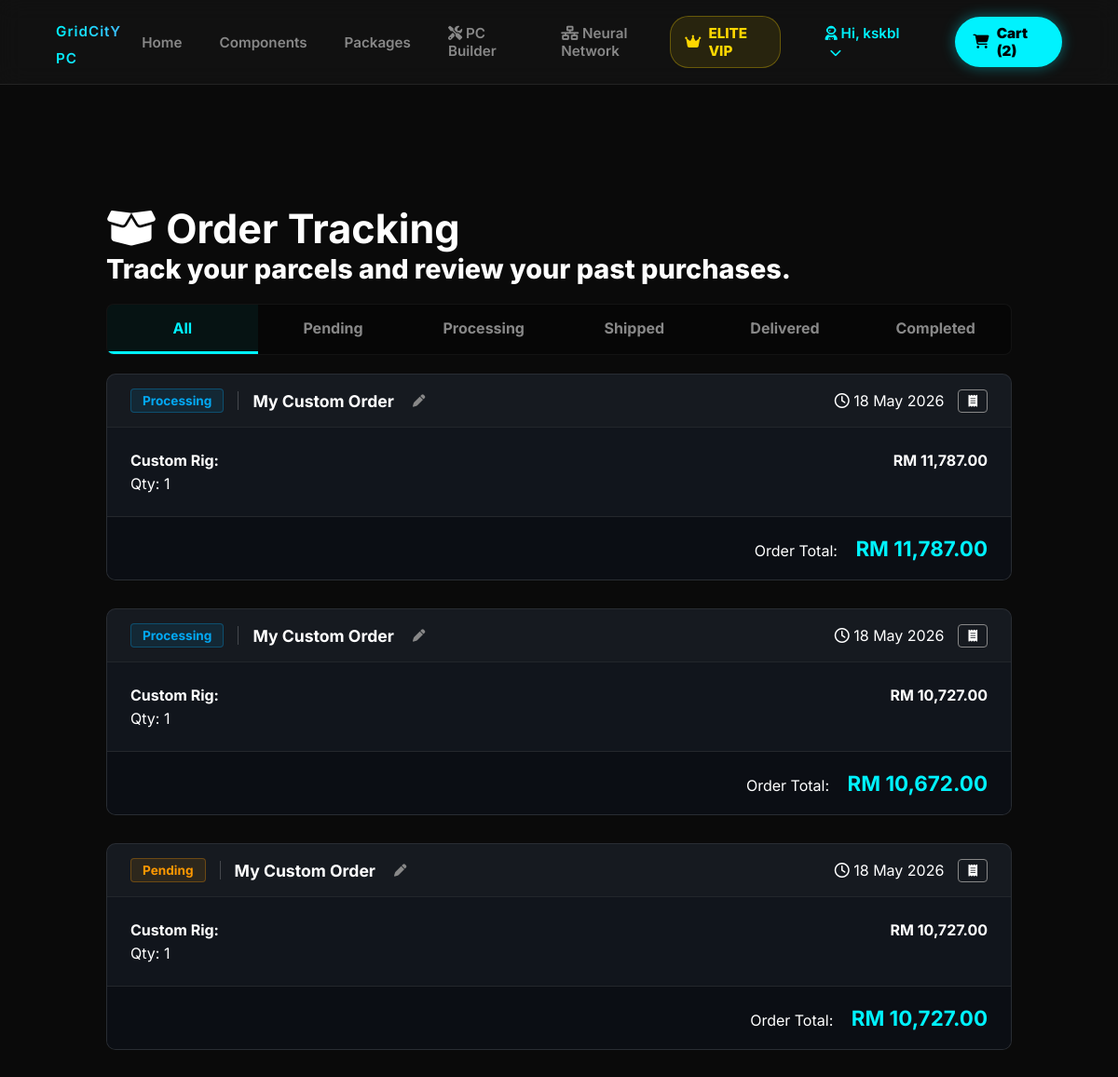
The page /my_orders.php (signed in, upper part) on the database as committed earlier.
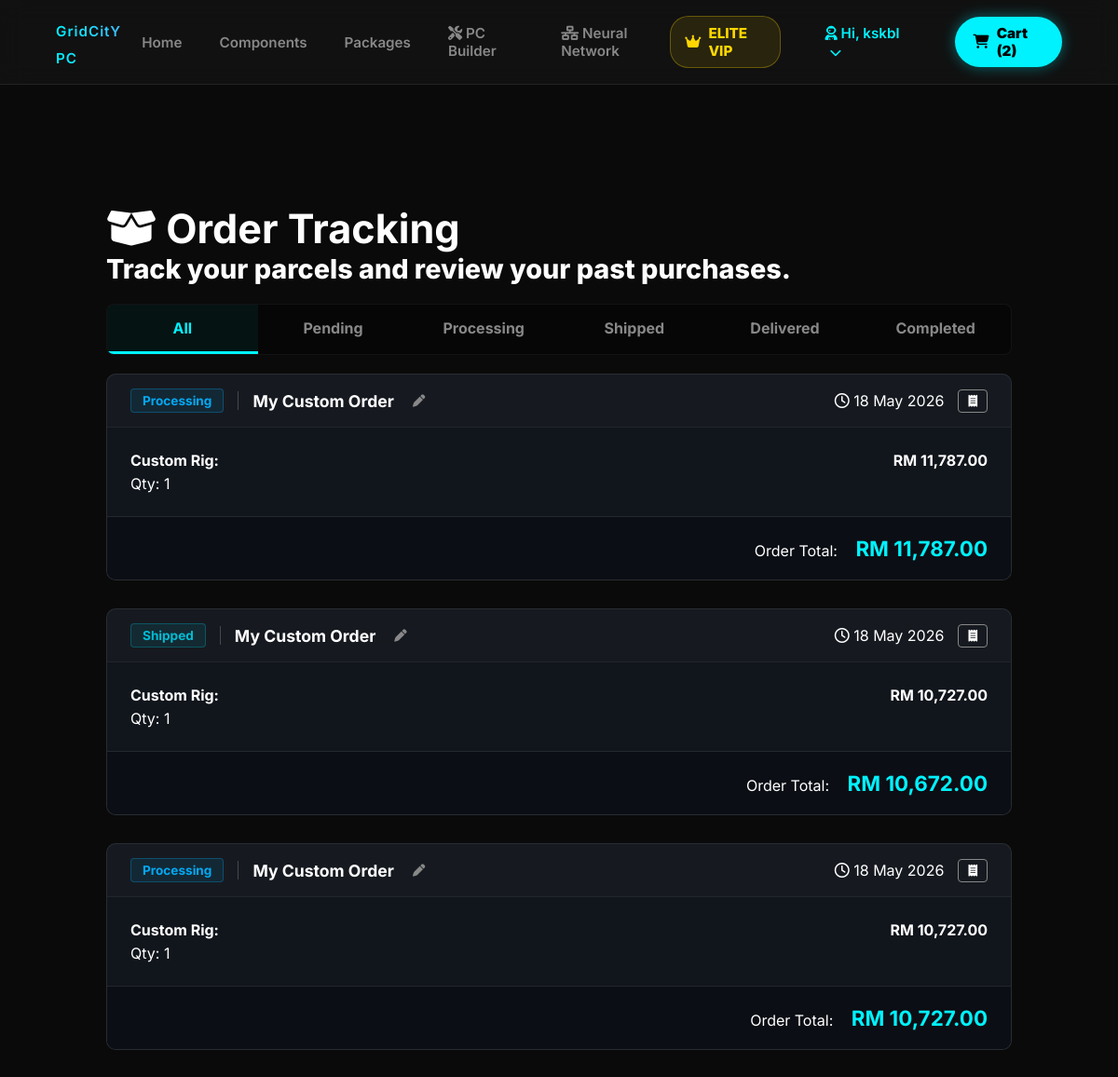
The same page on the database as committed later.
### tables this page shows
CREATE TABLE `orders` (
  `order_id` int(11) NOT NULL,
  `order_name` varchar(100) DEFAULT 'My Custom Order',
  `customer_id` int(11) NOT NULL,
  `order_date` datetime DEFAULT current_timestamp(),
  `total_amount` decimal(10,2) NOT NULL,
  `coins_used` int(11) NOT NULL DEFAULT 0,
  `discount_amount` decimal(10,2) NOT NULL DEFAULT 0.00,
  `shipping_address` text NOT NULL,
  `contact_number` varchar(20) DEFAULT NULL,
  `order_status` varchar(20) DEFAULT 'Pending'
);

### my_orders.php (the view, shortened to what the changed rows need)
<?php
require_once 'config.php';
$customer_id = $_SESSION['customer_id'];
$auto_complete_query = "UPDATE orders SET order_status = 'Completed' WHERE order_status = 'Delivered' AND order_date <= DATE_SUB(NOW(), INTERVAL 7 DAY)";
$conn->query($auto_complete_query);
$current_filter = isset($_GET['status']) ? $_GET['status'] : 'All';
$orders = [];
if ($current_filter === 'All') {
    $query_orders = "SELECT * FROM orders WHERE customer_id = ? ORDER BY order_date DESC";
    $stmt = $conn->prepare($query_orders);
    $stmt->bind_param("i", $customer_id);
} else {
    $query_orders = "SELECT * FROM orders WHERE customer_id = ? AND order_status = ? ORDER BY order_date DESC";
    $stmt = $conn->prepare($query_orders);
    $stmt->bind_param("is", $customer_id, $current_filter);
}
$stmt->execute();
$result_orders = $stmt->get_result();
while ($row = $result_orders->fetch_assoc()) {
    $order_id = $row['order_id'];
$query_details = "
        SELECT od.*, p.product_name, sb.build_name,
               (SELECT COUNT(*) FROM reviews r WHERE r.product_id = od.product_id AND r.customer_id = ?) AS is_reviewed
        FROM order_details od
        LEFT JOIN products p ON od.product_id = p.product_id
        LEFT JOIN saved_builds sb ON od.pc_build = sb.pc_build
        WHERE od.order_id = ?
    ";
    $stmt_details = $conn->prepare($query_details);
    $stmt_details->bind_param("ii", $customer_id, $order_id);
    $stmt_details->execute();
    $result_details = $stmt_details->get_result();
    $items = [];
    while ($item = $result_details->fetch_assoc()) {
        $items[] = $item;
    }
    $row['items'] = $items;
    $orders[] = $row;
}
?>
<!DOCTYPE html>
<html lang="en">
<head>
    <link rel="stylesheet" href="https://cdnjs.cloudflare.com/ajax/libs/font-awesome/6.4.0/css/all.min.css">
    <link rel="stylesheet" href="css/style.css">
</head>
<body>
    <?php include 'includes/header.php'; ?>
    <main class="main-container cart-page-wrapper">
        <div class="auth-title" style="text-align: left; margin-bottom: 20px;">
            <h2><i class="fa-solid fa-box-open"></i> Order Tracking</h2>
        </div>
        <?php if (empty($orders)): ?>
            <div class="cart-empty-state">
                <i class="fa-solid fa-box" style="font-size: 3rem; color: var(--text-muted); margin-bottom: 15px;"></i>
                <h3 style="color: var(--text-main);">No orders found in this category.</h3>
            </div>
        <?php else: ?>
            <?php foreach ($orders as $order): ?>
                <div class="order-card">
                    <div class="order-header">
                        <div style="display: flex; align-items: center; gap: 10px;">
                            <span class="status-badge badge-<?php echo htmlspecialchars($order['order_status']); ?>">
                                <?php echo htmlspecialchars($order['order_status']); ?>
                            </span>
                            <span style="color: var(--text-main); font-weight: bold; font-size: 1.1rem;">
                                <?php echo htmlspecialchars($order['order_name'] ?? 'Order #' . str_pad($order['order_id'], 5, "0", STR_PAD_LEFT)); ?>
                            </span>
                            <?php if (in_array($order['order_status'], ['Pending', 'Processing', 'Shipped'])): ?>
    <button class="btn-rename" onclick="promptRename(<?php echo $order['order_id']; ?>, '<?php echo addslashes(htmlspecialchars($order['order_name'] ?? 'Order #'.$order['order_id'])); ?>')">
        <i class="fa-solid fa-pen"></i>
    </button>
<?php endif; ?>
                        </div>
                        <div style="display: flex; gap: 15px; align-items: center;">
                            <span class="specs"><i class="fa-regular fa-clock"></i> <?php echo date('d M Y', strtotime($order['order_date'])); ?></span>
                            <a href="invoice.php?id=<?php echo $order['order_id']; ?>" target="_blank" class="btn" style="padding: 4px 10px; border: 1px solid var(--text-muted); color: var(--text-main); border-radius: 4px; font-size: 0.8rem; text-decoration: none;">
                                <i class="fa-solid fa-receipt"></i>
                            </a>
                        </div>
                    </div>
                    <div class="order-body">
                        <?php foreach ($order['items'] as $item): ?>
                            <div class="order-item">
                                <div style="flex: 3;">
                                    <h4 style="color: var(--text-main); margin: 0 0 5px 0;">
                                        <?php echo htmlspecialchars($item['product_name'] ? $item['product_name'] : "Custom Rig: " . $item['build_name']); ?>
                                    </h4>
                                    <span class="specs">Qty: <?php echo $item['quantity']; ?></span>
                                </div>
<div style="flex: 1; text-align: right; color: var(--text-main); font-weight: bold;">
                                    RM <?php echo number_format($item['unit_price'], 2); ?>
                                </div>
                            </div>
                        <?php endforeach; ?>
                    </div>
                    <div class="order-footer">
                        <div>
                            <span class="specs" style="margin-right: 15px;">Order Total:</span>
                            <span style="color: var(--accent-blue); font-size: 1.4rem; font-weight: bold;">RM <?php echo number_format($order['total_amount'], 2); ?></span>
                        </div>
                    </div>
                </div>
            <?php endforeach; ?>
        <?php endif; ?>
    </main>
</body>
</html>

Rows that differ between the two databases and show on the page:
changed orders: order_status "Processing" → "Shipped"
changed orders (number 3 of 3 on the later page): order_status "Pending" → "Processing"
